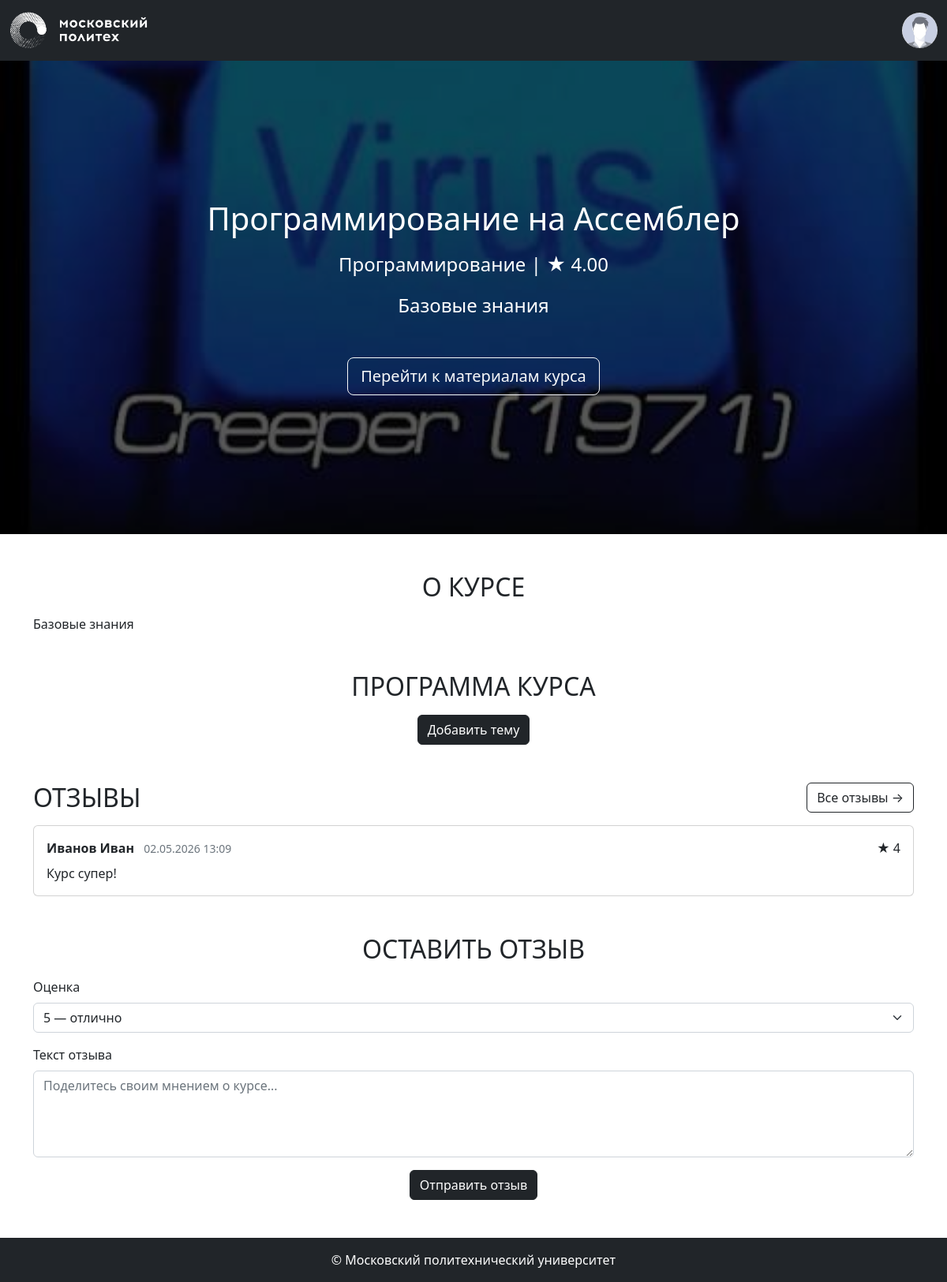
The app's page /courses/2 (signed in) with its own data.
### app/models.py (models this page shows, shortened)
class Image(db.Model):
    __tablename__ = 'images'
    id: Mapped[str] = mapped_column(String(100), primary_key=True)
    file_name: Mapped[str] = mapped_column(String(100))
    mime_type: Mapped[str] = mapped_column(String(100))
    md5_hash: Mapped[str] = mapped_column(String(100), unique=True)
    object_id: Mapped[Optional[int]]
    object_type: Mapped[Optional[str]] = mapped_column(String(100))
    created_at: Mapped[datetime] = mapped_column(default=datetime.now)
    @property
    def url(self):
        return url_for('main.image', image_id=self.id)

class Base(DeclarativeBase):
  metadata = MetaData(naming_convention={
        "ix": 'ix_%(column_0_label)s',
        "uq": "uq_%(table_name)s_%(column_0_name)s",
        "ck": "ck_%(table_name)s_%(constraint_name)s",
        "fk": "fk_%(table_name)s_%(column_0_name)s_%(referred_table_name)s",
        "pk": "pk_%(table_name)s"
    })

class Course(Base):
    __tablename__ = 'courses'
    id: Mapped[int] = mapped_column(primary_key=True)
    name: Mapped[str] = mapped_column(String(100))
    short_desc: Mapped[str] = mapped_column(Text)
    full_desc: Mapped[str] = mapped_column(Text)
    rating_sum: Mapped[int] = mapped_column(default=0)
    rating_num: Mapped[int] = mapped_column(default=0)
    category_id: Mapped[int] = mapped_column(ForeignKey("categories.id"))
    author_id: Mapped[int] = mapped_column(ForeignKey("users.id"))
    background_image_id: Mapped[str] = mapped_column(ForeignKey("images.id"))
    created_at: Mapped[datetime] = mapped_column(default=datetime.now)
    author: Mapped["User"] = relationship()
    category: Mapped["Category"] = relationship(lazy=False)
    bg_image: Mapped["Image"] = relationship()
    reviews: Mapped[List["Review"]] = relationship(back_populates="course", cascade="all, delete-orphan")
    @property
    def rating(self):
        if self.rating_num > 0:
            return self.rating_sum / self.rating_num
        return 0

class Category(Base):
    __tablename__ = 'categories'
    id = mapped_column(Integer, primary_key=True)
    name: Mapped[str] = mapped_column(String(100))
    parent_id: Mapped[Optional[int]] = mapped_column(ForeignKey("categories.id"))

class Review(Base):
    __tablename__ = 'reviews'
    id: Mapped[int] = mapped_column(primary_key=True)
    rating: Mapped[int] = mapped_column(nullable=False)
    text: Mapped[str] = mapped_column(Text, nullable=False)
    created_at: Mapped[datetime] = mapped_column(default=datetime.now)
    course_id: Mapped[int] = mapped_column(ForeignKey("courses.id"))
    user_id: Mapped[int] = mapped_column(ForeignKey("users.id"))
    course: Mapped["Course"] = relationship(back_populates="reviews")
    user: Mapped["User"] = relationship(back_populates="reviews")

class User(Base, UserMixin):
    __tablename__ = 'users'
    id: Mapped[int] = mapped_column(primary_key=True)
    first_name: Mapped[str] = mapped_column(String(100))
    last_name: Mapped[str] = mapped_column(String(100))
    middle_name: Mapped[Optional[str]] = mapped_column(String(100))
    login: Mapped[str] = mapped_column(String(100), unique=True)
    password_hash: Mapped[str] = mapped_column(String(200))
    created_at: Mapped[datetime] = mapped_column(default=datetime.now)
    reviews: Mapped[List["Review"]] = relationship(back_populates="user", cascade="all, delete-orphan")
    @property
    def full_name(self):
        return ' '.join([self.last_name, self.first_name, self.middle_name or ''])

### app/courses.py (the view)
@bp.route('/<int:course_id>')
def show(course_id):
    course = course_repository.get_course_by_id(course_id)
    if course is None:
        abort(404)
    return render_template('courses/show.html', course=course)

### app/auth.py (called while the page is built)
def load_user(user_id):
    return user_repository.get_user_by_id(user_id)

### app/repositories/course_repository.py (called while the page is built)
    def get_course_by_id(self, course_id):
        return self.db.session.get(Course, course_id)

### app/repositories/user_repository.py (called while the page is built)
    def get_user_by_id(self, user_id):
        return self.db.session.execute(self.db.select(User).filter_by(id=user_id)).scalar()

### app/templates/courses/show.html (shortened to what this page needs)
{% extends 'base.html' %}
{% block content %}
<div class="title-area position-relative" style="background-image: url({{ course.bg_image.url }});">
    <div class="h-100 w-100 py-5 d-flex text-center position-absolute" style="background-color: rgba(0, 0, 0, 0.65);">
        <div class="m-auto">
            <h1 class="title mb-3 font-weight-bold">{{ course.name }}</h1>
            <p class="mb-3 mx-auto">
                {{ course.category.name }} | <span>★</span> <span>{{ "%.2f" | format(course.rating) }}</span>
            </p>
            <div class="container">
                <p class="description w-75 mb-5 mx-auto">
                    {{ course.short_desc }}
                </p>
            </div>
            {% if current_user.is_authenticated %}
                <a href="#" class="btn btn-outline-light btn-lg">Перейти к материалам курса</a>
            {% else %}
                <button class="btn btn-outline-light btn-lg" disabled>Записаться</button>
            {% endif %}
        </div>
    </div>
</div>
<div class="container mt-5">
    <section class="about mb-5">
        <h2 class="mb-3 text-center text-uppercase font-weight-bold">О курсе</h2>
        <p>{{ course.full_desc }}</p>
    </section>
    <section class="program mb-5">
        <h2 class="mb-3 text-center text-uppercase font-weight-bold">Программа курса</h2>
        {% if current_user.is_authenticated and current_user.id == course.author_id %}
            <div class="text-center">
                <button type="button" class="btn btn-dark">
                    Добавить тему
                </button>
            </div>
        {% endif %}
    </section>
    <section class="reviews mb-5">
        <div class="d-flex justify-content-between align-items-center mb-3">
            <h2 class="text-center text-uppercase font-weight-bold mb-0">Отзывы</h2>
            <a href="{{ url_for('courses.reviews', course_id=course.id) }}" class="btn btn-outline-dark">
                Все отзывы →
            </a>
        </div>
        {% if course.reviews %}
            {% for review in course.reviews[-5:]|reverse %}
                <div class="card mb-3">
                    <div class="card-body">
                        <div class="d-flex justify-content-between align-items-center mb-2">
                            <div>
                                <strong>{{ review.user.full_name }}</strong>
                                <span class="text-muted ms-2 small">{{ review.created_at.strftime('%d.%m.%Y %H:%M') }}</span>
                            </div>
                            <div class="rating">
                                <span>★</span> <span>{{ review.rating }}</span>
                            </div>
                        </div>
                        <p class="card-text">{{ review.text }}</p>
                    </div>
                </div>
            {% else %}
                <p class="text-muted">Пока нет отзывов. Будьте первым!</p>
            {% endfor %}
        {% else %}
            <p class="text-muted">Пока нет отзывов. Будьте первым!</p>
        {% endif %}
    </section>
    {% if current_user.is_authenticated %}
        <section class="add-review mb-5">
            <h2 class="mb-3 text-center text-uppercase font-weight-bold">Оставить отзыв</h2>
            {% if user_review %}
                <div class="alert alert-info">
                    <strong>Ваш отзыв:</strong>
                    <div class="mt-2">
                        <span class="rating">★ {{ user_review.rating }}</span>
                        <p class="mt-2">{{ user_review.text }}</p>
                        <small class="text-muted">{{ user_review.created_at.strftime('%d.%m.%Y %H:%M') }}</small>
                    </div>
                </div>
            {% else %}
                <form method="POST" action="{{ url_for('courses.create_review', course_id=course.id) }}">
                    <div class="mb-3">
                        <label for="rating" class="form-label">Оценка</label>
                        <select class="form-select" name="rating" id="rating" required>
                            <option value="5">5 — отлично</option>
                        </select>
                    </div>
                    <div class="mb-3">
                        <label for="text" class="form-label">Текст отзыва</label>
                        <textarea class="form-control" name="text" id="text" rows="4" required
                                  placeholder="Поделитесь своим мнением о курсе..."></textarea>
                    </div>
                    <div class="text-center">
                        <button type="submit" class="btn btn-dark">Отправить отзыв</button>
                    </div>
                </form>
            {% endif %}
        </section>
    {% else %}
        <div class="alert alert-warning text-center">
            <a href="{{ url_for('auth.login') }}">Войдите</a>, чтобы оставить отзыв.
        </div>
    {% endif %}
</div>
{% endblock %}

### app/static/styles.css (style rules this page uses)
.title-area { background-color: black; background-position: center; background-repeat: no-repeat; background-size: cover; color: white; font-size: 1.5rem; min-height: calc(75vh); }

### records on screen
Image: bg_image (picture)
Course: name "Программирование на Ассемблер", rating "4.00", short_desc "Базовые знания", full_desc "Базовые знания"
Category: category.name "Программирование"
Review: user.full_name "Иванов Иван", created_at "02.05.2026 13:09", rating "4", text "Курс супер!"
